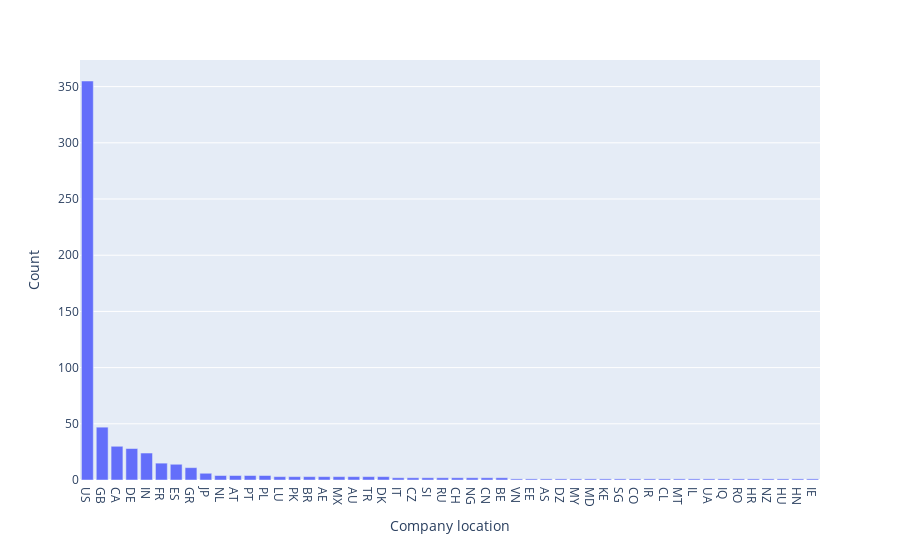

The notebook cell this image was saved under:
### Markdown cell above
# Company locations

### Code cell
loc=salary.company_location.value_counts()
fig=px.bar(loc, x=loc.index, y=loc.values)

fig.update_layout(
    xaxis_title='Company location',
    yaxis_title='Count')

### Figure 1 — Plotly figure (JSON) as saved in the notebook; plotly's stock layout.template omitted (floating-point values rounded to 4 significant figures)
{"data": [{"alignmentgroup": "True", "hovertemplate": "index=%{x}<br>y=%{y}<extra></extra>", "legendgroup": "", "marker": {"color": "#636efa", "pattern": {"shape": ""}}, "name": "", "offsetgroup": "", "orientation": "v", "showlegend": false, "textposition": "auto", "type": "bar", "x": ["US", "GB", "CA", "DE", "IN", "FR", "ES", "GR", "JP", "NL", "AT", "PT", "PL", "LU", "PK", "BR", "AE", "MX", "AU", "TR", "DK", "IT", "CZ", "SI", "RU", "CH", "NG", "CN", "BE", "VN", "EE", "AS", "DZ", "MY", "MD", "KE", "SG", "CO", "IR", "CL", "MT", "IL", "UA", "IQ", "RO", "HR", "NZ", "HU", "HN", "IE"], "xaxis": "x", "y": [355, 47, 30, 28, 24, 15, 14, 11, 6, 4, 4, 4, 4, 3, 3, 3, 3, 3, 3, 3, 3, 2, 2, 2, 2, 2, 2, 2, 2, 1, 1, 1, 1, 1, 1, 1, 1, 1, 1, 1, 1, 1, 1, 1, 1, 1, 1, 1, 1, 1], "yaxis": "y"}], "layout": {"barmode": "relative", "legend": {"tracegroupgap": 0}, "margin": {"t": 60}, "xaxis": {"anchor": "y", "domain": [0, 1], "title": {"text": "Company location"}}, "yaxis": {"anchor": "x", "domain": [0, 1], "title": {"text": "Count"}}}}
